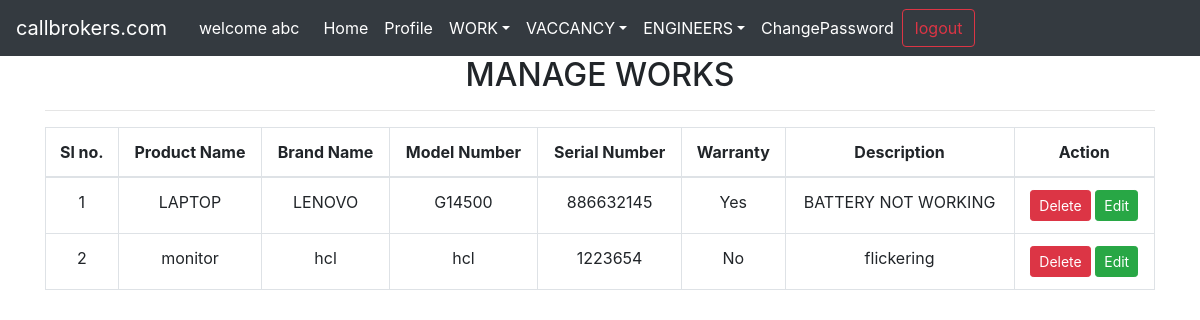
The app's page /company/manage_work/ (signed in) with its own data.
### account/models.py (models this page shows, shortened)
class User(AbstractUser):
    user_type = models.CharField(max_length=15,default='admin')

### customer/models.py (models this page shows, shortened)
class Work(models.Model):
    WARRANTY_TYPE = (
        (0, 'No'),
        (1, 'Yes'),
    )
    product_item = models.CharField(max_length=50)
    brand_name = models.CharField(max_length=50)
    model_number = models.CharField(max_length=50)
    serial_number = models.CharField(max_length=100)
    date = models.DateField(auto_now_add=True)
    warranty = models.IntegerField(choices=WARRANTY_TYPE, default=0)
    description = models.TextField(max_length=500)
    user = models.ForeignKey(User, on_delete=models.CASCADE, default=None)

### company/views.py (the view)
# urls.py: path('manage_work/', work_list, name='company_manage_work'),
def work_list(request):
    if request.method == 'GET':
        context = {}
        context['works'] = Work.objects.filter(user=request.user)
        return render(request,'company/work_list.html',context)

### company/templates/company/work_list.html
{% extends 'company/shared/base.html' %}
{% load static %}
{% load crispy_forms_tags %}
{% block content %}
<div class="container">
    <div class="row">
        <div class="col-md-12 text-center">
            <h2>MANAGE WORKS</h2>
            <hr>
            <div class="row">
                <div class="col-sm-12">
                    <table class="table table-bordered">
                        <thead>
                            <tr>
                                <th>Sl no.</th>
                                <th>Product Name</th>
                                <th>Brand Name</th>
                                <th>Model Number</th>
                                <th>Serial Number</th>
                                <th>Warranty</th>
                                <th>Description</th>
                                <th>Action</th>
                            </tr>
                        </thead>
                        <tbody>
                            {% for e in works %}
                                <tr>
                                    <td>{{ forloop.counter }}</td>
                                    <td>{{ e.product_item }}</td>
                                    <td>{{ e.brand_name }}</td>
                                    <td>{{ e.model_number }}</td>
                                    <td>{{ e.serial_number }}</td>
                                    <td>
                                        {% if e.warranty %}
                                            Yes
                                        {% else %}
                                            No
                                        {% endif %}
                                    </td>
                                    <td>{{ e.description }}</td>
                                    <td>
                                        <a href="{% url 'company_delete_work_detail' work_id=e.id %}" class="btn btn-sm btn-danger">Delete</a>
                                        <a href="{% url 'company_edit_work_detail' work_id=e.id %}" class="btn btn-sm btn-success">Edit</a>
                                    </td>
                                </tr>
                            {% endfor %}
                        </tbody>
                    </table>
                </div>
        </div>
    </div>
</div>
{% endblock content %}

### company/templates/company/shared/nav.html (shortened to what this page needs)
<nav class="navbar navbar-expand-sm navbar-dark bg-dark">
    <a class="navbar-brand" href="{% url 'home' %}">callbrokers.com</a>
    <div class="collapse navbar-collapse" id="collapsibleNavId">
        {% if user.is_authenticated %}
        <span class="text-white mx-3">welcome {{user.first_name}}</span>
        {% endif %}
        <ul class="navbar-nav mr-auto mt-2 mt-lg-0">
            <li class="nav-item active">
                <a class="nav-link" href="{% url 'company_home' %}">Home <span class="sr-only">(current)</span></a>
            </li>
            <li class="nav-item active">
                <a class="nav-link" href="{% url 'company_profile' %}">Profile </a>
            </li>
            <li class="nav-item dropdown">
                <a class="nav-link dropdown-toggle active" href="#" id="dropdownId" data-toggle="dropdown" aria-haspopup="true" aria-expanded="false">WORK</a>
            </li>
            <li class="nav-item dropdown">
                <a class="nav-link dropdown-toggle active" href="#" id="dropdownId" data-toggle="dropdown" aria-haspopup="true" aria-expanded="false">VACCANCY</a>
            </li>
            <li class="nav-item dropdown">
                <a class="nav-link dropdown-toggle active" href="#" id="dropdownId" data-toggle="dropdown" aria-haspopup="true" aria-expanded="false">ENGINEERS</a>
            </li>
            <li class="nav-item active">
                <a class="nav-link" href="{% url 'company_change_password' %}">ChangePassword</a>
            </li>
            <form class="form-inline my-2 my-lg-0">
                <a class="btn btn-outline-danger my-2 my-sm-0" href="{% url 'account_logout' %}">logout</a>
            </form>
    </div>
</nav>

### records on screen
User: first_name "abc"
Work: product_item "LAPTOP", brand_name "LENOVO", model_number "G14500", serial_number "886632145", warranty "Yes", description "BATTERY NOT WORKING"
Work: product_item "monitor", brand_name "hcl", model_number "hcl", serial_number "1223654", warranty "No", description "flickering"
